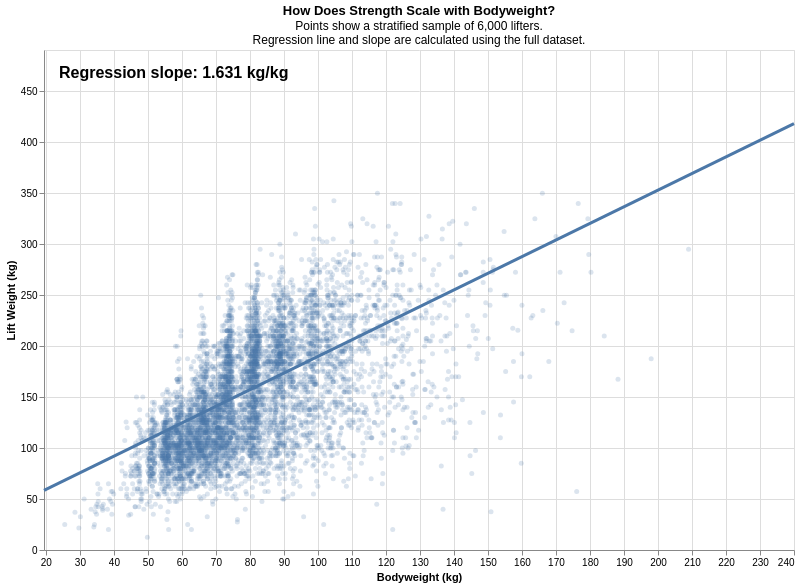

The code cell stored with this chart in its notebook:
### Code cell
# --------------------------------------------------
# 2. Calculate regression statistics using FULL data
# --------------------------------------------------

regression_results = []
regression_lines = []

for sex_filter in ["All", "M", "F"]:

    # Select full dataset for each sex option
    if sex_filter == "All":
        group = df
    else:
        group = df[df["Sex"] == sex_filter]

    # Bodyweight range actually observed in this group
    x_min_group = group["BodyweightKg"].min()
    x_max_group = group["BodyweightKg"].max()

    for lift in ["Squat", "Bench", "Deadlift"]:

        slope, intercept = np.polyfit(
            group["BodyweightKg"],
            group[lift],
            1
        )

        # Save slope for numerical label
        regression_results.append({
            "SexFilter": sex_filter,
            "Lift": lift,
            "Slope": slope,
            "Intercept": intercept
        })

        # Create two endpoints for the FULL-data regression line
        regression_lines.append({
            "SexFilter": sex_filter,
            "Lift": lift,
            "BodyweightKg": x_min_group,
            "PredictedWeight": slope * x_min_group + intercept
        })

        regression_lines.append({
            "SexFilter": sex_filter,
            "Lift": lift,
            "BodyweightKg": x_max_group,
            "PredictedWeight": slope * x_max_group + intercept
        })


slope_df = pd.DataFrame(regression_results)
line_df = pd.DataFrame(regression_lines)


# --------------------------------------------------
# 3. Fixed axis ranges for fair comparisons
# --------------------------------------------------

x_min = df["BodyweightKg"].min()
x_max = df["BodyweightKg"].max()

y_max = df[["Squat", "Bench", "Deadlift"]].max().max()


# --------------------------------------------------
# 4. Interactive dropdowns
# --------------------------------------------------

lift_select = alt.param(
    name="Lift_Select",
    value="Squat",
    bind=alt.binding_select(
        options=["Squat", "Bench", "Deadlift"],
        name="Lift: "
    )
)

sex_select = alt.param(
    name="Sex_Select",
    value="All",
    bind=alt.binding_select(
        options=["All", "M", "F"],
        labels=["All", "Male", "Female"],
        name="Sex: "
    )
)


# --------------------------------------------------
# 5. Scatterplot using SAMPLE data
# --------------------------------------------------

points = (
    alt.Chart(df_long)
    .add_params(
        lift_select,
        sex_select
    )
    .transform_filter(
        alt.datum.Lift == lift_select
    )
    .transform_filter(
        (sex_select == "All") |
        (alt.datum.Sex == sex_select)
    )
    .mark_circle(
        size=25,
        opacity=0.20
    )
    .encode(
        x=alt.X(
            "BodyweightKg:Q",
            title="Bodyweight (kg)",
            scale=alt.Scale(
                domain=[x_min, x_max]
            )
        ),
        y=alt.Y(
            "WeightKg:Q",
            title="Lift Weight (kg)",
            scale=alt.Scale(
                domain=[0, y_max]
            )
        ),
        tooltip=[
            alt.Tooltip(
                "Name:N",
                title="Lifter"
            ),
            alt.Tooltip(
                "Sex:N",
                title="Sex"
            ),
            alt.Tooltip(
                "Lift:N",
                title="Lift"
            ),
            alt.Tooltip(
                "BodyweightKg:Q",
                title="Bodyweight (kg)",
                format=".1f"
            ),
            alt.Tooltip(
                "WeightKg:Q",
                title="Lift Weight (kg)",
                format=".1f"
            )
        ]
    )
)


# --------------------------------------------------
# 6. Regression line using FULL dataset statistics
# --------------------------------------------------

trend = (
    alt.Chart(line_df)
    .transform_filter(
        alt.datum.Lift == lift_select
    )
    .transform_filter(
        alt.datum.SexFilter == sex_select
    )
    .mark_line(
        size=3
    )
    .encode(
        x=alt.X(
            "BodyweightKg:Q",
            scale=alt.Scale(
                domain=[x_min, x_max]
            )
        ),
        y=alt.Y(
            "PredictedWeight:Q",
            scale=alt.Scale(
                domain=[0, y_max]
            )
        )
    )
)


# --------------------------------------------------
# 7. Dynamic numerical slope using FULL dataset
# --------------------------------------------------

slope_label = (
    alt.Chart(slope_df)
    .transform_filter(
        alt.datum.Lift == lift_select
    )
    .transform_filter(
        alt.datum.SexFilter == sex_select
    )
    .transform_calculate(
        Label="'Regression slope: ' + "
              "format(datum.Slope, '.3f') + ' kg/kg'"
    )
    .mark_text(
        align="left",
        baseline="top",
        fontSize=16,
        fontWeight="bold"
    )
    .encode(
        x=alt.value(15),
        y=alt.value(15),
        text="Label:N"
    )
)


# --------------------------------------------------
# 8. Final interactive visualization
# --------------------------------------------------

task1_chart = (
    points + trend + slope_label
).properties(
    width=750,
    height=500,
    title=alt.TitleParams(
        text="How Does Strength Scale with Bodyweight?",
        subtitle=[
            "Points show a stratified sample of 6,000 lifters.",
            "Regression line and slope are calculated using the full dataset."
        ]
    )
)

task1_chart

### Figure 1 — Vega-Lite specification as saved in the notebook (floating-point values rounded to 4 significant figures; data arrays with more than 128 entries replaced by an {"elided": "..."} marker saying what was removed)
{"config": {"view": {"continuousWidth": 300, "continuousHeight": 300}}, "layer": [{"data": {"name": "data-4a50d7d08d8b986410fcc7c3f67fe75a"}, "mark": {"type": "circle", "opacity": 0.2, "size": 25}, "encoding": {"tooltip": [{"field": "Name", "title": "Lifter", "type": "nominal"}, {"field": "Sex", "title": "Sex", "type": "nominal"}, {"field": "Lift", "title": "Lift", "type": "nominal"}, {"field": "BodyweightKg", "format": ".1f", "title": "Bodyweight (kg)", "type": "quantitative"}, {"field": "WeightKg", "format": ".1f", "title": "Lift Weight (kg)", "type": "quantitative"}], "x": {"field": "BodyweightKg", "scale": {"domain": [19.45, 240.0]}, "title": "Bodyweight (kg)", "type": "quantitative"}, "y": {"field": "WeightKg", "scale": {"domain": [0, 490.5]}, "title": "Lift Weight (kg)", "type": "quantitative"}}, "transform": [{"filter": "(datum.Lift === Lift_Select)"}, {"filter": "((Sex_Select === 'All') || (datum.Sex === Sex_Select))"}]}, {"data": {"name": "data-dd8706bdab6309ad520aeb8d74e59e74"}, "mark": {"type": "line", "size": 3}, "encoding": {"x": {"field": "BodyweightKg", "scale": {"domain": [19.45, 240.0]}, "type": "quantitative"}, "y": {"field": "PredictedWeight", "scale": {"domain": [0, 490.5]}, "type": "quantitative"}}, "transform": [{"filter": "(datum.Lift === Lift_Select)"}, {"filter": "(datum.SexFilter === Sex_Select)"}]}, {"data": {"name": "data-3c783b4f4e7f2c9a3e522ccdb272c412"}, "mark": {"type": "text", "align": "left", "baseline": "top", "fontSize": 16, "fontWeight": "bold"}, "encoding": {"text": {"field": "Label", "type": "nominal"}, "x": {"value": 15}, "y": {"value": 15}}, "transform": [{"filter": "(datum.Lift === Lift_Select)"}, {"filter": "(datum.SexFilter === Sex_Select)"}, {"calculate": "'Regression slope: ' + format(datum.Slope, '.3f') + ' kg/kg'", "as": "Label"}]}], "height": 500, "params": [{"name": "Lift_Select", "bind": {"input": "select", "options": ["Squat", "Bench", "Deadlift"], "name": "Lift: "}, "value": "Squat"}, {"name": "Sex_Select", "bind": {"input": "select", "options": ["All", "M", "F"], "labels": ["All", "Male", "Female"], "name": "Sex: "}, "value": "All"}], "title": {"text": "How Does Strength Scale with Bodyweight?", "subtitle": ["Points show a stratified sample of 6,000 lifters.", "Regression line and slope are calculated using the full dataset."]}, "width": 750, "$schema": "https://vega.github.io/schema/vega-lite/v6.4.1.json", "datasets": {"data-4a50d7d08d8b986410fcc7c3f67fe75a": {"elided": "18000 records"}, "data-dd8706bdab6309ad520aeb8d74e59e74": [{"SexFilter": "All", "Lift": "Squat", "BodyweightKg": 19.45, "PredictedWeight": 58.55}, {"SexFilter": "All", "Lift": "Squat", "BodyweightKg": 240.0, "PredictedWeight": 418.3}, {"SexFilter": "All", "Lift": "Bench", "BodyweightKg": 19.45, "PredictedWeight": 28.51}, {"SexFilter": "All", "Lift": "Bench", "BodyweightKg": 240.0, "PredictedWeight": 285.6}, {"SexFilter": "All", "Lift": "Deadlift", "BodyweightKg": 19.45, "PredictedWeight": 90.89}, {"SexFilter": "All", "Lift": "Deadlift", "BodyweightKg": 240.0, "PredictedWeight": 428.0}, {"SexFilter": "M", "Lift": "Squat", "BodyweightKg": 19.45, "PredictedWeight": 101.6}, {"SexFilter": "M", "Lift": "Squat", "BodyweightKg": 240.0, "PredictedWeight": 379.0}, {"SexFilter": "M", "Lift": "Bench", "BodyweightKg": 19.45, "PredictedWeight": 64.6}, {"SexFilter": "M", "Lift": "Bench", "BodyweightKg": 240.0, "PredictedWeight": 253.1}, {"SexFilter": "M", "Lift": "Deadlift", "BodyweightKg": 19.45, "PredictedWeight": 145.3}, {"SexFilter": "M", "Lift": "Deadlift", "BodyweightKg": 240.0, "PredictedWeight": 372.5}, {"SexFilter": "F", "Lift": "Squat", "BodyweightKg": 20.0, "PredictedWeight": 75.07}, {"SexFilter": "F", "Lift": "Squat", "BodyweightKg": 197.2, "PredictedWeight": 196.0}, {"SexFilter": "F", "Lift": "Bench", "BodyweightKg": 20.0, "PredictedWeight": 43.0}, {"SexFilter": "F", "Lift": "Bench", "BodyweightKg": 197.2, "PredictedWeight": 105.1}, {"SexFilter": "F", "Lift": "Deadlift", "BodyweightKg": 20.0, "PredictedWeight": 101.6}, {"SexFilter": "F", "Lift": "Deadlift", "BodyweightKg": 197.2, "PredictedWeight": 206.0}], "data-3c783b4f4e7f2c9a3e522ccdb272c412": [{"SexFilter": "All", "Lift": "Squat", "Slope": 1.631, "Intercept": 26.83}, {"SexFilter": "All", "Lift": "Bench", "Slope": 1.166, "Intercept": 5.836}, {"SexFilter": "All", "Lift": "Deadlift", "Slope": 1.528, "Intercept": 61.17}, {"SexFilter": "M", "Lift": "Squat", "Slope": 1.258, "Intercept": 77.1}, {"SexFilter": "M", "Lift": "Bench", "Slope": 0.8548, "Intercept": 47.97}, {"SexFilter": "M", "Lift": "Deadlift", "Slope": 1.03, "Intercept": 125.3}, {"SexFilter": "F", "Lift": "Squat", "Slope": 0.6827, "Intercept": 61.41}, {"SexFilter": "F", "Lift": "Bench", "Slope": 0.3504, "Intercept": 35.99}, {"SexFilter": "F", "Lift": "Deadlift", "Slope": 0.5888, "Intercept": 89.84}]}}
